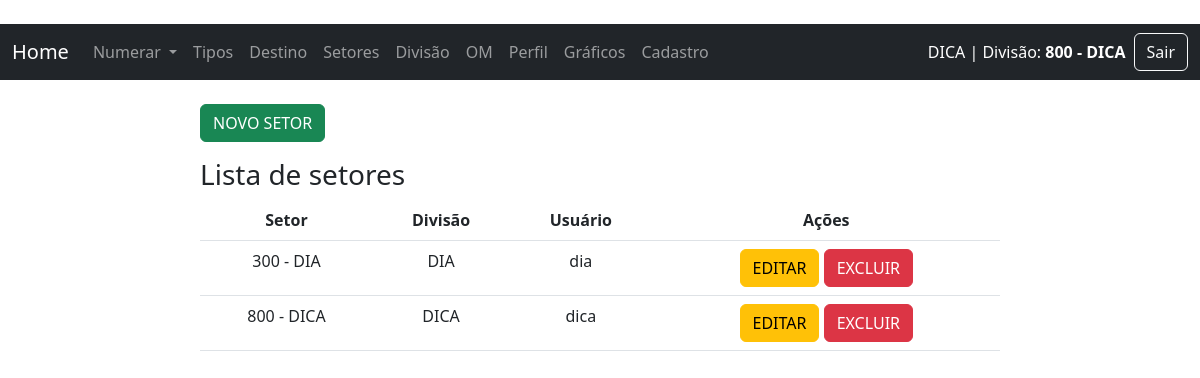
The page /lista_setor/ (signed in) on the database its author committed.
### sn/models.py (models this page shows, shortened)
class Setor(models.Model):
    fk_divisao = models.ForeignKey(Divisao, on_delete=models.PROTECT, related_name='setores', verbose_name="Divisão", null=True, blank=True)
    fk_user = models.ForeignKey(User, on_delete=models.PROTECT, verbose_name="Usuário/Setor", null=True, blank=True)
    setor = models.CharField(max_length=30, verbose_name="Setor")
    create_at = models.DateTimeField(auto_now_add=True)
    class Meta:
        verbose_name = 'Setor'
        verbose_name_plural = 'Setores'
        ordering = ['setor']

class Divisao(models.Model):
    fk_om = models.ForeignKey(Om, on_delete=models.PROTECT, related_name='divisoes', verbose_name="OM", null=True, blank=True)
    divisao = models.CharField(max_length=30, verbose_name="Divisão")
    create_at = models.DateTimeField(auto_now_add=True)
    def __str__(self):
        return self.divisao
    class Meta:
        verbose_name = 'Divisão'
        verbose_name_plural = 'Divisões'
        ordering = ['divisao']

### sn/views/views_setor.py (the view)
# urls.py: path('lista_setor/', lista_setor, name="lista_setor"),
@login_required
def lista_setor(request):
    dataset = Setor.objects.all()
    context = {"dataset": dataset}
    context.update(gera_menu())  # Mescla o contexto existente com o menu
    return render(request, "sn/setor/lista_setor.html", context)

### sn/context_processors.py (called while the page is built)
def divisao_do_usuario(request):
    if request.user.is_authenticated:
        try:
            divisao = Divisao.objects.get(divisao=request.user.last_name)
            setor = Setor.objects.filter(fk_divisao=divisao).first()
            return {
                'divisao_nome': divisao.divisao,
                'setor_nome': setor.setor if setor else '---'
            }
        except Divisao.DoesNotExist:
            return {'divisao_nome': '---', 'setor_nome': '---'}
    return {}

### sn/views/views_home.py (called while the page is built)
def gera_menu():
    data_tipo = Tipo.objects.all()
    context = ({"data_tipo": data_tipo})  # Mescla o contexto existente com o novo contexto
    return context

### templates/sn/setor/lista_setor.html (shortened to what this page needs)
{% extends 'base.html' %}
{% block content %}
{% load permission_tags %}
    <div class="col-8 m-auto pt-4 pb-2">
        {% if user.is_staff %}
        <a href="{% url 'novo_setor' %}" class="btn btn-success">NOVO SETOR</a>
        {% endif %}
        <h3>Lista de setores</h3>
        <table class="table">
            <thead class="thead-dark">
              <tr>
                <th style="text-align: center">Setor</th>
                <th style="text-align: center">Divisão</th>
                <th style="text-align: center">Usuário</th>
                {% if user.is_staff %}
                <th style="text-align: center">Ações</th>
                {% endif %}
                </tr>
                </thead>
                <tbody>
    {% for data in dataset %}
    <tr>
        <td style="text-align: center">{{ data.setor }}</td>
        <td style="text-align: center">{{ data.fk_divisao }}</td>
        <td style="text-align: center">{{ data.fk_user }}</td>
        {% if user.is_staff %}
        <td style="text-align: center">
            <a href="/editar_setor/{{ data.id }}/" class="btn btn-warning">EDITAR</a>
            <a href="/delete_setor/{{ data.id }}/" class="btn btn-danger">EXCLUIR</a>
        </td>
        {% endif %}
    </tr>
    {% endfor %}
</tbody>
</table>
</div>
{% endblock %}

### templates/base.html (shortened to what this page needs)
{% load permission_tags %}
{% load static %}
{% load extras %}
<!DOCTYPE html>
<html lang="pt-br">
<head>
    <link rel="stylesheet" href="{% static '/css/bootstrap.min.css' %}">
    <link rel="stylesheet" href="{% static '/css/font-awesome.min.css' %}">
</head>
<body style="background-color:white;">
<br />
{% block menu %}
<nav class="navbar navbar-expand-lg navbar-dark bg-dark">
  <div class="container-fluid">
    <a class="navbar-brand" href="{% url 'home' %}">Home</a>
    <div class="collapse navbar-collapse" id="navbarSupportedContent">
      <ul class="navbar-nav me-auto mb-2 mb-lg-0">
        {% if user.is_authenticated %}
        <li class="nav-item dropdown">
          <a class="nav-link dropdown-toggle" href="#" id="navbarDropdown" role="button" data-bs-toggle="dropdown" aria-expanded="false">
            Numerar
          </a>
        </li>
        <li class="nav-item">
          <a class="nav-link" href="{% url 'lista_tipo' %}">Tipos</a>
        </li>
        <li class="nav-item">
          <a class="nav-link" href="{% url 'lista_destino' %}">Destino</a>
        </li>
        <li class="nav-item">
          <a class="nav-link" href="{% url 'lista_setor' %}">Setores</a>
        </li>
        <li class="nav-item">
          <a class="nav-link" href="{% url 'lista_divisao' %}">Divisão</a>
        </li>
        <li class="nav-item">
          <a class="nav-link" href="{% url 'lista_om' %}">OM</a>
        </li>
        <li class="nav-item">
          <a class="nav-link" href="{% url 'perfil_usuario' %}">Perfil</a>
        </li>
        {% if request.user|has_role:"sin" %}
        <li class="nav-item">
          <a class="nav-link" href="#">Gráficos</a>
        </li>
        <li class="nav-item">
          <a class="nav-link" href="{% url 'cadastro' %}">Cadastro</a>
        </li>
        {% endif %}
        {% endif %}
      </ul>
      <form class="d-flex align-items-center gap-2">
  {% if user.is_authenticated %}
    <span class="text-white">
      {{ user.first_name }} {{ user.last_name }} | Divisão: <strong>{{ setor_nome }}</strong>
    </span>
    <a href="{% url 'logout' %}" class="btn btn-outline-light">Sair</a>
  {% else %}
    <a href="{% url 'login' %}" class="btn btn-outline-light">Login</a>
  {% endif %}
</form>
    </div>
  </div>
</nav>
  {% endblock %}
	{% block content %}{% endblock %}
</body>
</html>

### rows shown on the page
Setor: setor "800 - DICA", fk_divisao "DICA", fk_user "dica"
Setor: setor "300 - DIA", fk_divisao "DIA", fk_user "dia"

### other values the page prints
{{ user.last_name }} "DICA"
